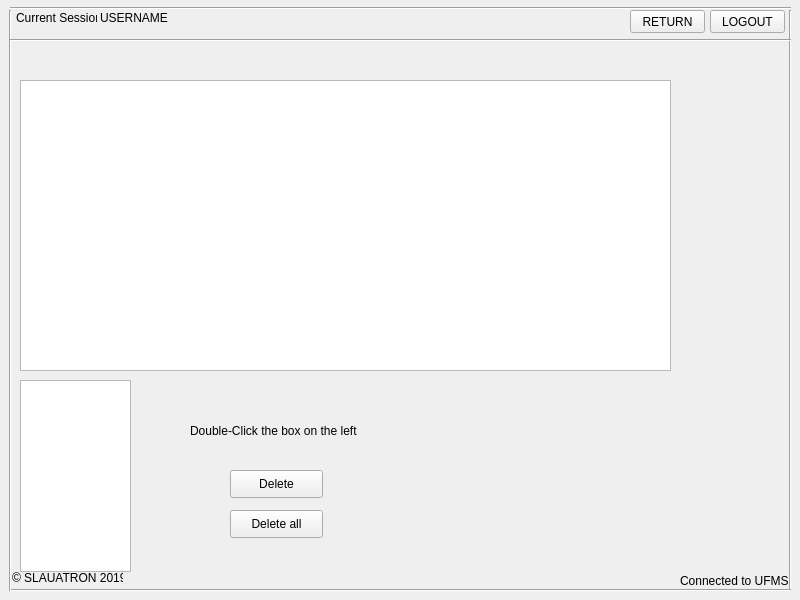
<?xml version="1.0" encoding="UTF-8"?>
<ui version="4.0">
 <class>view</class>
 <widget class="QMainWindow" name="view">
  <property name="geometry">
   <rect>
    <x>0</x>
    <y>0</y>
    <width>800</width>
    <height>600</height>
   </rect>
  </property>
  <property name="windowTitle">
   <string>MainWindow</string>
  </property>
  <widget class="QWidget" name="centralwidget">
   <widget class="QTableView" name="tableView">
    <property name="geometry">
     <rect>
      <x>20</x>
      <y>80</y>
      <width>651</width>
      <height>291</height>
     </rect>
    </property>
   </widget>
   <widget class="QListView" name="listView">
    <property name="geometry">
     <rect>
      <x>20</x>
      <y>380</y>
      <width>111</width>
      <height>192</height>
     </rect>
    </property>
   </widget>
   <widget class="QPushButton" name="pushButton">
    <property name="geometry">
     <rect>
      <x>230</x>
      <y>470</y>
      <width>93</width>
      <height>28</height>
     </rect>
    </property>
    <property name="text">
     <string>Delete</string>
    </property>
   </widget>
   <widget class="QLabel" name="label">
    <property name="geometry">
     <rect>
      <x>190</x>
      <y>420</y>
      <width>181</width>
      <height>21</height>
     </rect>
    </property>
    <property name="text">
     <string>Double-Click the box on the left</string>
    </property>
   </widget>
   <widget class="QPushButton" name="buttonreturn">
    <property name="geometry">
     <rect>
      <x>630</x>
      <y>10</y>
      <width>75</width>
      <height>23</height>
     </rect>
    </property>
    <property name="text">
     <string>RETURN</string>
    </property>
   </widget>
   <widget class="QPushButton" name="pushButton_3">
    <property name="geometry">
     <rect>
      <x>230</x>
      <y>510</y>
      <width>93</width>
      <height>28</height>
     </rect>
    </property>
    <property name="text">
     <string>Delete all</string>
    </property>
   </widget>
   <widget class="QLabel" name="db_lbl">
    <property name="geometry">
     <rect>
      <x>680</x>
      <y>570</y>
      <width>111</width>
      <height>21</height>
     </rect>
    </property>
    <property name="text">
     <string>Connected to UFMS!</string>
    </property>
   </widget>
   <widget class="Line" name="oframe3">
    <property name="geometry">
     <rect>
      <x>780</x>
      <y>10</y>
      <width>20</width>
      <height>581</height>
     </rect>
    </property>
    <property name="orientation">
     <enum>Qt::Vertical</enum>
    </property>
   </widget>
   <widget class="Line" name="oframe4">
    <property name="geometry">
     <rect>
      <x>10</x>
      <y>580</y>
      <width>781</width>
      <height>20</height>
     </rect>
    </property>
    <property name="orientation">
     <enum>Qt::Horizontal</enum>
    </property>
   </widget>
   <widget class="QLabel" name="currentuser_lbl">
    <property name="geometry">
     <rect>
      <x>100</x>
      <y>10</y>
      <width>81</width>
      <height>16</height>
     </rect>
    </property>
    <property name="text">
     <string>USERNAME</string>
    </property>
   </widget>
   <widget class="QPushButton" name="buttonlogout">
    <property name="geometry">
     <rect>
      <x>710</x>
      <y>10</y>
      <width>75</width>
      <height>23</height>
     </rect>
    </property>
    <property name="text">
     <string>LOGOUT</string>
    </property>
    <property name="autoDefault">
     <bool>false</bool>
    </property>
    <property name="default">
     <bool>false</bool>
    </property>
    <property name="flat">
     <bool>false</bool>
    </property>
   </widget>
   <widget class="Line" name="oframe2">
    <property name="geometry">
     <rect>
      <x>10</x>
      <y>0</y>
      <width>781</width>
      <height>16</height>
     </rect>
    </property>
    <property name="orientation">
     <enum>Qt::Horizontal</enum>
    </property>
   </widget>
   <widget class="Line" name="oframe1">
    <property name="geometry">
     <rect>
      <x>0</x>
      <y>10</y>
      <width>20</width>
      <height>581</height>
     </rect>
    </property>
    <property name="orientation">
     <enum>Qt::Vertical</enum>
    </property>
   </widget>
   <widget class="QLabel" name="copyright">
    <property name="geometry">
     <rect>
      <x>12</x>
      <y>570</y>
      <width>111</width>
      <height>16</height>
     </rect>
    </property>
    <property name="text">
     <string>© SLAUATRON 2019.</string>
    </property>
   </widget>
   <widget class="QLabel" name="userLabel">
    <property name="geometry">
     <rect>
      <x>16</x>
      <y>10</y>
      <width>81</width>
      <height>16</height>
     </rect>
    </property>
    <property name="text">
     <string>Current Session:</string>
    </property>
   </widget>
   <widget class="Line" name="line_2">
    <property name="geometry">
     <rect>
      <x>10</x>
      <y>30</y>
      <width>781</width>
      <height>20</height>
     </rect>
    </property>
    <property name="orientation">
     <enum>Qt::Horizontal</enum>
    </property>
   </widget>
  </widget>
 </widget>
 <resources/>
 <connections/>
</ui>
